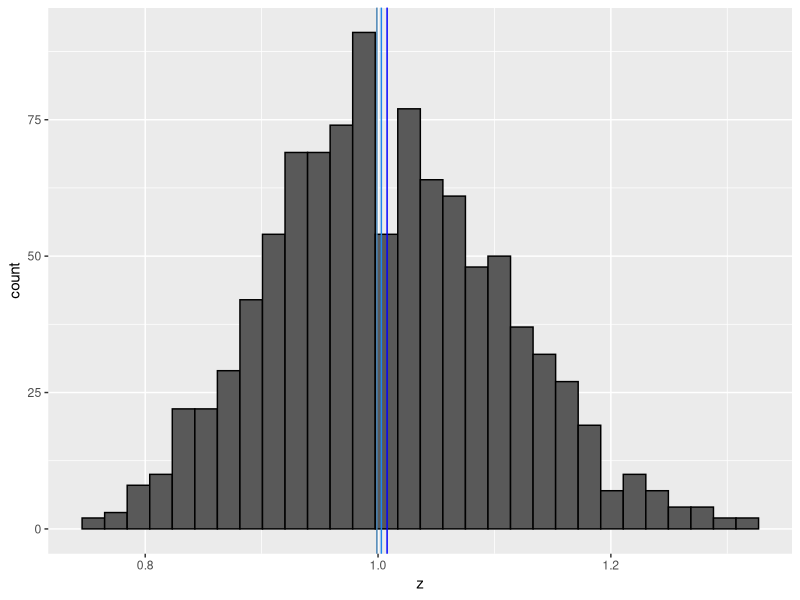
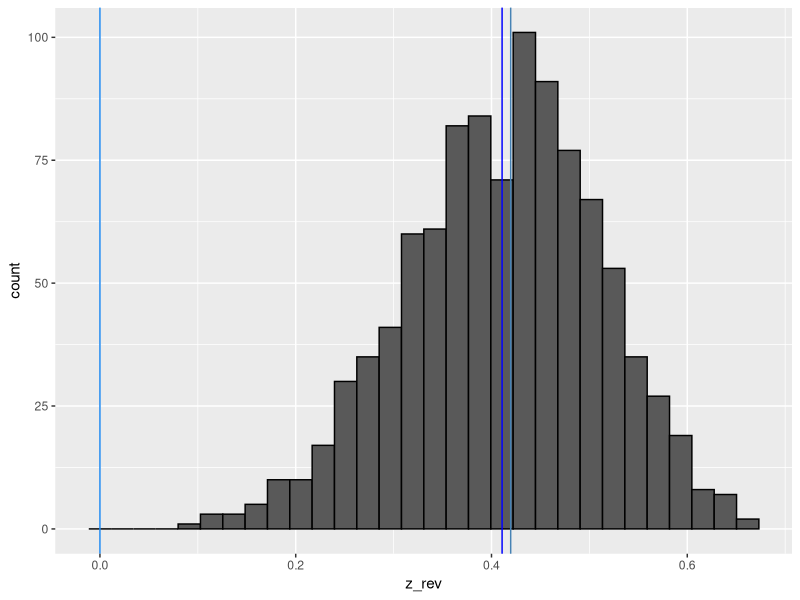

Here is the R script that generated these plots, in order:
#' ---
#' title: Week Four Code
#' output: html_document
#' date: "`r format(Sys.time(), '%d-%m-%Y')`"
#' author: Elise Grabda
#' ---

# Library -----------------------------------------------------------------
#+ message = FALSE, warning = FALSE
library(tidyverse)


# Central Tendency --------------------------------------------------------

# construct vectors x and y
x <- c(15.9, 15.1, 21.9, 13.3, 24.4)
y <- c(15.9, 15.1, 21.9, 53.3, 24.4)

# for vector x
n_x <- length(x) # the number of elements in x = the number of data points
sum_x <- sum(x) # summation for x
mu_x <- sum_x / n_x # arithmetic mean
print(mu_x) # print calculated value

# for vector y; we can calculate directly too
mu_y <- sum(y) / length(y)
print(mu_y) # print calculated value

print(mean(x))
print(mean(y))

#Geometric Mean
#for vector x
prod_x <- prod(x) # product of vector x; x1 * x2 * x3...
n_x <- length(x)
mug_x <- prod_x^(1 / n_x) # ^ means power
print(mug_x)

# for vector y
mug_y <- prod(y)^(1 / length(y))
print(mug_y)

#Median
# for vector x
x <- sort(x) # sort x from small to large
index <- (length(x) + 1) / 2 # (N + 1)/2 th index as length(x) is an odd number
med_x <- x[index]
print(med_x)



# Variance ----------------------------------------------------------------

# V for x
sqd_x <- (x - mean(x))^2 # squared deviance
sum_sqd_x <- sum(sqd_x)
var_x <- sum_sqd_x / length(x)
print(var_x)

# V for y
var_y <- sum((y - mean(y))^2) / length(y)
print(var_y)

# SD for x
sd_x <- sqrt(var_x) # sqrt(): square root
print(sd_x)

# for y
sd_y <- sqrt(var_y)
print(sd_y)

# Coef of Variation for x
cv_x <- sd_x / mean(x)
print(cv_x)

# for y
cv_y <- sd_y / mean(y)
print(cv_y)

#IQR
# for x
x_l <- quantile(x, 0.25) # quantile(): return quantile values, 25 percentile
x_h <- quantile(x, 0.75) # quantile(): return quantile values, 75 percentile
iqr_x <- abs(x_l - x_h) # abs(): absolute value
print(iqr_x)

#MAD
# for x
ad_x <- abs(x - mean(x))
mad_x <- median(ad_x)
print(mad_x)

# for y
mad_y <- median(abs(y - mean(y)))
print(mad_y)

#MAD/Median
# for x
mm_x <- mad_x / median(x)
print(mm_x)

# for y
mm_y <- mad_y / median(y)
print(mm_y)



# Laboratory --------------------------------------------------------------

z <- exp(rnorm(n = 1000, mean = 0, sd = 0.1))

mean_z <- mean(z)

med_z <- median(z)

gmean <- prod(z)^(1/length(z))
mean_z;med_z;gmean

tib_z <- tibble(z)
tib_z %>% 
  ggplot(aes(x=z))+
  geom_histogram(color="black")+
  geom_vline(xintercept = c(mean_z,med_z,gmean), color = c("blue","steelblue","dodgerblue2"))


z_rev <- -z + max(z) + 0.1

mean_zrev <- mean(z_rev)
med_zrev <- median(z_rev)
gmean_zrev <- prod(z_rev)^(1/length(z_rev)) 
mean_zrev;med_zrev;gmean_zrev


tib_zrev <- tibble(z_rev)
tib_zrev %>% 
  ggplot(aes(x=z_rev))+
  geom_histogram(color="black")+
  geom_vline(xintercept = c(mean_zrev,med_zrev,gmean_zrev), color = c("blue","steelblue","dodgerblue2"))



w <- rnorm(100, mean = 10, sd = 1)
m <- w*1000

sdw <- sqrt(var(w))
sdw
sdm <- sqrt(var(m))
sdm

MAD_W <- median(w-mean(w))
MAD_W
MAD_M <- median(m-mean(m))
MAD_M


CVW <- sdw/mean(w)
CVW
CVM <- sdm/mean(m)
CVM

MAD_W/median(w)
MAD_M/median(m)
